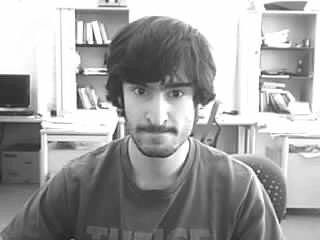
#> input picture 代码/0001.jpg, 320 x 240 px, found by its file name
$ python test.py
#> lines starting #> are read from the running program, lines starting #| are printed output that depends on the picture
### 代码/ImageTool.py
'''
图像相关工具函数。此处的“已测试”是指单元测试，整体是否有逻辑漏洞不保证
'''
from numpy import *
import matplotlib.pyplot as plt
from PIL import Image

# [13 lines left out: functions strat2center, center2start, not called in this run]

def getInteIma(image):                                  #计算积分图      已通过单元测试
    image=mat(image)
    m,n=shape(image)
    uprightMat = mat(zeros((m+1,n+1)))
    tiltMat = mat(zeros((m+1,n+2)))
    #print(uprightMat)
    for i in range(1,m+1):                              #竖直特征积分图计算,逐行计算,第一行与第一列为0
        for j in range(1,n+1):
            #print(i,j)
            uprightMat[i,j]=uprightMat[i-1,j]+uprightMat[i,j-1]-uprightMat[i-1,j-1]+image[i-1,j-1]

    '''
    for i in range(1,m+1):
        for j in range(2,n+2):                              #45度倾斜积分图计算，逐列计算,前两列和第一行是全0
            #print(i,j)
            if j == 2:
                tiltMat[i,j]=image[i-1,j-2]
            elif i == m:
                tiltMat[i,j] = tiltMat[i-1,j-1]+image[i-1,j-2]+image[i-1,j-3]
            else:
                tiltMat[i,j] = tiltMat[i-1,j-1]+tiltMat[i+1,j-1]-tiltMat[i,j-2]+image[i-1,j-2]+image[i-1,j-3]
    '''
    return uprightMat#,tiltMat

#def calcuFeature(x,y,featureType):                      #计算目标区域特征值...我擦，蕨分类不用haar-like！作废

# [129 lines left out: functions towBitBP, imageFrag, objectConfirm, not called in this run]

def getPosBag(x,y,lenth,width,proportion=0.2):                #取得正包， x,y是最左上角的坐标

    x_star = int(x - lenth * proportion / 2)
    x_end = int(x + lenth * proportion/2)
    y_star = int(y - width * proportion/2)
    y_end = int(y + width * proportion/2)
    tem = {}
    positiveBag = []
    tem['x'] = x
    tem['y'] = y
    tem['lenth'] = lenth
    tem['width'] = width
    positiveBag.append(tem)                                 #将初始图片放在第一个位置。下面是其他正示例。
    while y_star <= y_end:
        while x_star <= x_end:
            tem={}
            tem['x'] = x_star
            tem['y'] = y_star
            tem['lenth'] = lenth
            tem['width'] = width
            positiveBag.append(tem)
            x_star += 1                #×××××××××用固定像素可能不太好×××××××××××××
        y_star += 1
        x_star = a
    return positiveBag                                       #结构：列表，每个列表元素是字典，是正包起始位置xy

# [39 lines left out: function getNegBag, not called in this run]

def image2Mat(path,color):                                   #图片转矩阵,已测试
#> called with path = '/home/junkai/桌面/数据/FaceOcc2/img/0001.jpg', color = 1
    im=Image.open(path)
#> im is the input picture: PIL image 320x240 L; min 23, max 255, mean 161.1
    if color == 3:im = im.convert('L')
    lenth,width = im.size
#> lenth = 320; width = 240
    imagedata = im.getdata()
    imagedata = mat(imagedata)
    imagedata = reshape(imagedata,(width,lenth))
    return imagedata

def showIma(imaMat):                                        #把矩阵作为图片显示（黑白）,已测试
    image = Image.fromarray(imaMat.astype(uint8))
    image.show()

# [21 lines left out: function mark, not called in this run]

### 代码/test.py
import numpy as np
from ImageTool import towBitBP
import application as ap
import ImageTool as it
import learningTool as lt
import util as ut
import math
import sys

imagePath = "/home/junkai/桌面/数据/FaceOcc2/img"
X=118
Y=57
lenth=82
width=98
target = {}                                       #记录一帧中目标位置，放在track里
target['x'] = X
target['y'] = Y
target['lenth'] = lenth
target['width'] = width
targetPosition = []                                        #记录追踪过程中目标位置的序列
targetPosition.append(target)
numFeat= 4
numFern = 12
testX=121
testY=61
testLenth=77
testWidth=93

imaMat = it.image2Mat(imagePath + '/' + "0001.jpg", 1)
inteIma = it.getInteIma(imaMat)
#> after the loop in getInteIma, `for i in range(1,m+1):`:
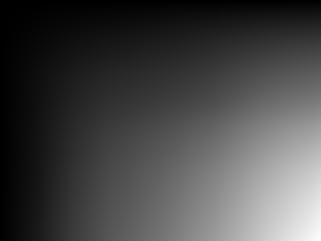
#> uprightMat: shape (241, 321) float64; min 0, max 12372153, mean 3427744.8; drawn with min black and max white


posBag = it.getPosBag(X,Y,lenth,width)                 #正包
#> (the run stopped early here; a loop or call above may not have finished)
